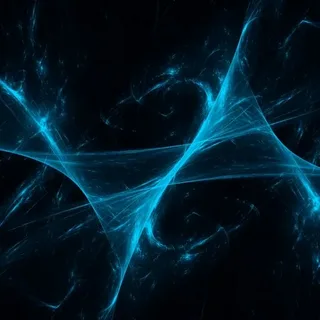
#> input picture Lab3/img2.jpg, 320 x 320 px, found by its file name
$ python Lab8_1.py
#> lines starting #> are read from the running program, lines starting #| are printed output that depends on the picture
import cv2 as cv
import numpy as np
from matplotlib import pyplot as plt

#https://docs.opencv.org/3.4/d1/db7/tutorial_py_histogram_begins.html
#общее представление о распределении интенсивности изображения

# 1. Загружаем изображение в оттенках серого
img = cv.imread('Lab3/img2.jpg', cv.IMREAD_GRAYSCALE)
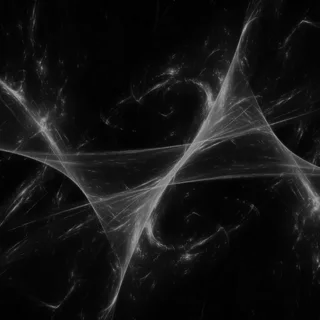
#> img: shape (320, 320); min 0, max 164, mean 20.3
assert img is not None, "Файл Lab3/img2.jpg не найден."

cv.imshow("Исходное изображение", img)

# 2. Построение простой гистограммы яркости с помощью matplotlib
plt.figure("Простая гистограмма (plt.hist)")
plt.title("Гистограмма яркости (plt.hist)")
plt.xlabel("Значение пикселя")
plt.ylabel("Количество пикселей")
plt.hist(img.ravel(), 256, [0, 256])
plt.xlim([0, 256])

# 3. Построение гистограммы с помощью cv.calcHist
hist = cv.calcHist([img], [0], None, [256], [0, 256])
#> hist = 256 values, max 8995 at index 3, min 0 at index 165, mean 400

plt.figure("Гистограмма (cv.calcHist)")
plt.title("Гистограмма яркости (cv.calcHist)")
plt.xlabel("Значение пикселя")
plt.ylabel("Количество пикселей")
plt.plot(hist)
plt.xlim([0, 256])

# 4. Построим маску и гистограмму только по области интереса
mask = np.zeros(img.shape[:2], np.uint8)
rows, cols = img.shape
#> rows = 320; cols = 320

# Выделим прямоугольную область в центре изображения
center_row_start = rows // 4
#> center_row_start = 80
center_row_end = 3 * rows // 4
#> center_row_end = 240
center_col_start = cols // 4
#> center_col_start = 80
center_col_end = 3 * cols // 4
#> center_col_end = 240
mask[center_row_start:center_row_end, center_col_start:center_col_end] = 255

masked_img = cv.bitwise_and(img, img, mask=mask)
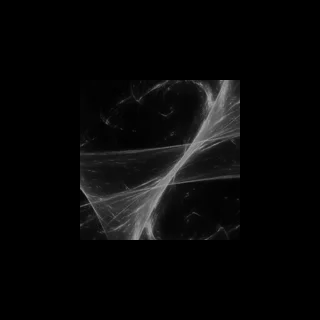
#> masked_img: shape (320, 320); min 0, max 163, mean 8.2

#cv.imshow("Маска", mask)
#cv.imshow("Изображение с маской", masked_img)

hist_mask = cv.calcHist([img], [0], mask, [256], [0, 256])
#> hist_mask = 256 values, max 1623 at index 6, min 0 at index 0, mean 100

plt.figure("Сравнение гистограмм")
plt.title("Гистограмма всего изображения и по маске")
plt.plot(hist, label="Полное изображение")
plt.plot(hist_mask, label="По маске")
plt.xlim([0, 256])
plt.legend()

plt.show()
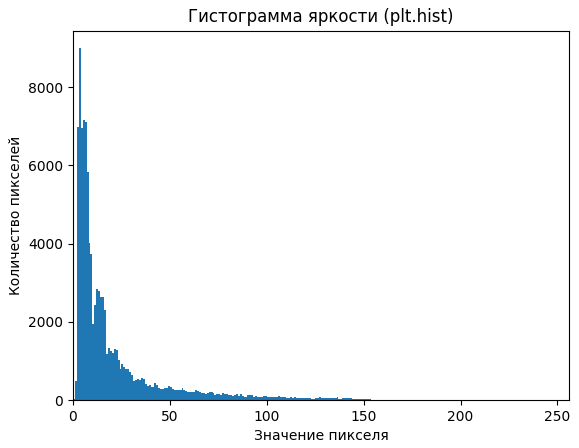
#> figure drawn by matplotlib, 1 panel; tallest bar 8995 high, from x = 3 to 4
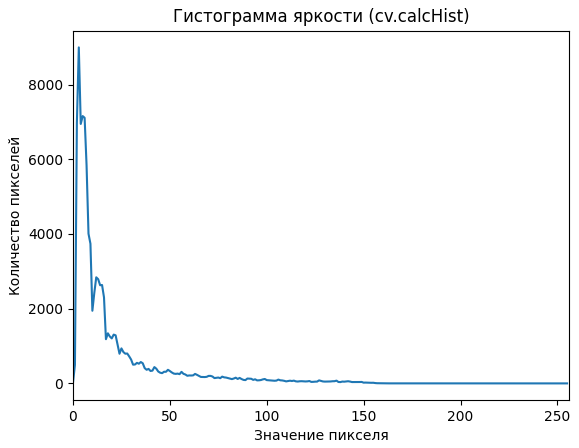
#> figure drawn by matplotlib, 1 panel; curve peaks at x = 3, y = 8995
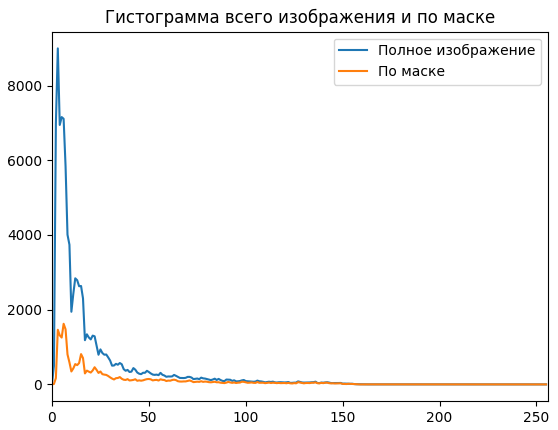
#> figure drawn by matplotlib, 1 panel; curve peaks at x = 3, y = 8995; curve peaks at x = 6, y = 1623
cv.waitKey(0)
cv.destroyAllWindows()
